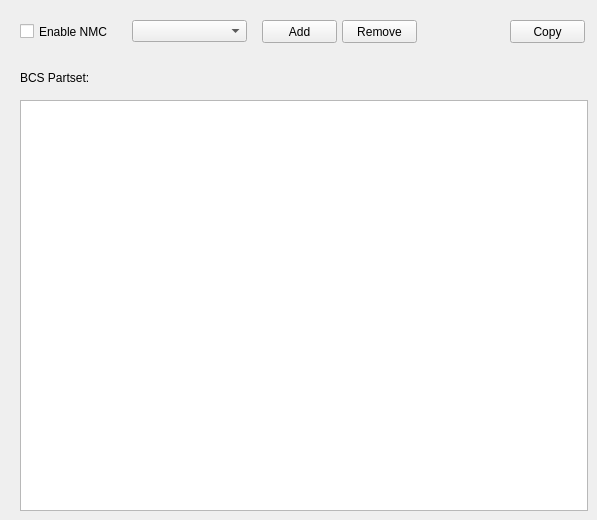
    <widget class="QWidget" name="nmcTab">
     <property name="autoFillBackground">
      <bool>true</bool>
     </property>
     <attribute name="title">
      <string>NMC</string>
     </attribute>
     <widget class="QCheckBox" name="nmcEnableCheck">
      <property name="geometry">
       <rect>
        <x>20</x>
        <y>23</y>
        <width>101</width>
        <height>17</height>
       </rect>
      </property>
      <property name="text">
       <string>Enable NMC</string>
      </property>
     </widget>
     <widget class="QComboBox" name="nmcComboBox">
      <property name="geometry">
       <rect>
        <x>132</x>
        <y>20</y>
        <width>115</width>
        <height>22</height>
       </rect>
      </property>
     </widget>
     <widget class="QPushButton" name="nmcRemoveButton">
      <property name="geometry">
       <rect>
        <x>342</x>
        <y>20</y>
        <width>75</width>
        <height>23</height>
       </rect>
      </property>
      <property name="text">
       <string>Remove</string>
      </property>
     </widget>
     <widget class="QPushButton" name="nmcAddButton">
      <property name="geometry">
       <rect>
        <x>262</x>
        <y>20</y>
        <width>75</width>
        <height>23</height>
       </rect>
      </property>
      <property name="text">
       <string>Add</string>
      </property>
     </widget>
     <widget class="QToolButton" name="nmcCopyButton">
      <property name="geometry">
       <rect>
        <x>510</x>
        <y>20</y>
        <width>75</width>
        <height>23</height>
       </rect>
      </property>
      <property name="text">
       <string>Copy</string>
      </property>
      <property name="popupMode">
       <enum>QToolButton::InstantPopup</enum>
      </property>
      <property name="toolButtonStyle">
       <enum>Qt::ToolButtonTextOnly</enum>
      </property>
     </widget>
     <widget class="QTextEdit" name="nmcBcsEdit">
      <property name="geometry">
       <rect>
        <x>20</x>
        <y>100</y>
        <width>568</width>
        <height>411</height>
       </rect>
      </property>
     </widget>
     <widget class="QLabel" name="label_16">
      <property name="geometry">
       <rect>
        <x>20</x>
        <y>70</y>
        <width>111</width>
        <height>16</height>
       </rect>
      </property>
      <property name="text">
       <string>BCS Partset:</string>
      </property>
     </widget>
    </widget>
